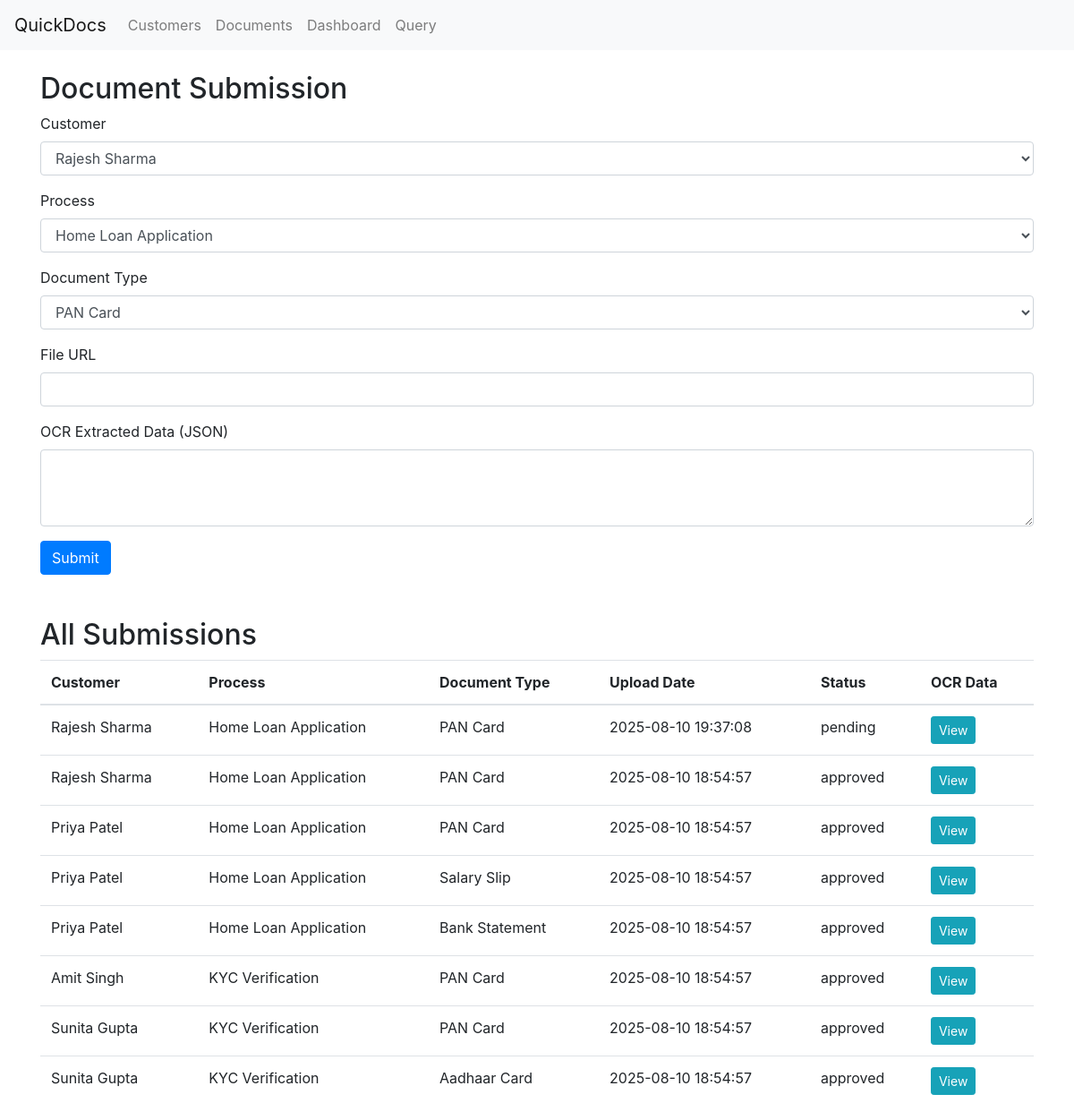
Screenshot of /documents with the database file from the repository.
### tables this page shows
CREATE TABLE document_submissions (
    id INTEGER PRIMARY KEY AUTOINCREMENT,
    customer_id INTEGER,
    process_id INTEGER,
    document_type_id INTEGER,
    upload_date TIMESTAMP DEFAULT CURRENT_TIMESTAMP,
    file_url TEXT,
    ocr_extracted_data TEXT, -- JSON
    validation_status TEXT DEFAULT 'pending',
    FOREIGN KEY (customer_id) REFERENCES customers (id),
    FOREIGN KEY (process_id) REFERENCES processes (id),
    FOREIGN KEY (document_type_id) REFERENCES document_types (id)
);

CREATE TABLE customers (
    id INTEGER PRIMARY KEY AUTOINCREMENT,
    name TEXT NOT NULL,
    email TEXT UNIQUE NOT NULL,
    phone TEXT,
    registration_date TIMESTAMP DEFAULT CURRENT_TIMESTAMP
);

CREATE TABLE processes (
    id INTEGER PRIMARY KEY AUTOINCREMENT,
    name TEXT NOT NULL,
    description TEXT,
    status TEXT DEFAULT 'active',
    created_at TIMESTAMP DEFAULT CURRENT_TIMESTAMP
);

CREATE TABLE document_types (
    id INTEGER PRIMARY KEY AUTOINCREMENT,
    name TEXT NOT NULL,
    description TEXT,
    required_fields TEXT, -- JSON
    created_at TIMESTAMP DEFAULT CURRENT_TIMESTAMP
);

### quickdocs-assessment/app.py (the view, shortened to what this page needs)
@app.route('/documents', methods=['GET', 'POST'])
def documents():
    db = get_db()
    submissions = db.execute('''
        SELECT ds.id, c.name as customer_name, p.name as process_name, dt.name as doc_type_name,
               ds.upload_date, ds.validation_status, ds.ocr_extracted_data
        FROM document_submissions ds
        JOIN customers c ON ds.customer_id = c.id
        JOIN processes p ON ds.process_id = p.id
        JOIN document_types dt ON ds.document_type_id = dt.id
        ORDER BY ds.upload_date DESC
    ''').fetchall()
    customers = db.execute('SELECT id, name FROM customers').fetchall()
    processes = db.execute('SELECT id, name FROM processes').fetchall()
    document_types = db.execute('SELECT id, name FROM document_types').fetchall()
    return render_template('documents.html', submissions=submissions, customers=customers, processes=processes, document_types=document_types)

### quickdocs-assessment/app.py (called while the page is built)
def get_db():
    conn = sqlite3.connect(DATABASE)
    conn.row_factory = sqlite3.Row
    return conn

### quickdocs-assessment/templates/documents.html (shortened to what this page needs)
{% extends 'base.html' %}
{% block content %}
  <h2>Document Submission</h2>
  <form method="post">
    <div class="form-group">
      <label>Customer</label>
      <select name="customer_id" class="form-control" required>
        {% for customer in customers %}
          <option value="{{ customer.id }}">{{ customer.name }}</option>
        {% endfor %}
      </select>
    </div>
    <div class="form-group">
      <label>Process</label>
      <select name="process_id" class="form-control" required>
        {% for process in processes %}
          <option value="{{ process.id }}">{{ process.name }}</option>
        {% endfor %}
      </select>
    </div>
    <div class="form-group">
      <label>Document Type</label>
      <select name="document_type_id" class="form-control" required>
        {% for doc_type in document_types %}
          <option value="{{ doc_type.id }}">{{ doc_type.name }}</option>
        {% endfor %}
      </select>
    </div>
    <div class="form-group">
      <label>File URL</label>
      <input type="text" name="file_url" class="form-control" required>
    </div>
    <div class="form-group">
      <label>OCR Extracted Data (JSON)</label>
      <textarea name="ocr_data" class="form-control" rows="3" required></textarea>
    </div>
    <button type="submit" class="btn btn-primary">Submit</button>
  </form>
  <h2 class="mt-5">All Submissions</h2>
  <table class="table">
    <thead>
      <tr>
        <th>Customer</th>
        <th>Process</th>
        <th>Document Type</th>
        <th>Upload Date</th>
        <th>Status</th>
        <th>OCR Data</th>
      </tr>
    </thead>
    <tbody>
      {% for sub in submissions %}
        <tr>
          <td>{{ sub.customer_name }}</td>
          <td>{{ sub.process_name }}</td>
          <td>{{ sub.doc_type_name }}</td>
          <td>{{ sub.upload_date }}</td>
          <td>{{ sub.validation_status }}</td>
          <td>
            <button type="button" class="btn btn-sm btn-info" data-toggle="modal" data-target="#ocrModal-{{ sub.id }}">
              View
            </button>
          </td>
        </tr>
      {% endfor %}
    </tbody>
  </table>
{% endblock %}

### rows the page displays
document_submissions: customer_name "Rajesh Sharma", process_name "Home Loan Application", doc_type_name "PAN Card", upload_date "2025-08-10 19:37:08", validation_status "pending"
document_submissions: customer_name "Rajesh Sharma", process_name "Home Loan Application", doc_type_name "PAN Card", upload_date "2025-08-10 18:54:57", validation_status "approved"
document_submissions: customer_name "Priya Patel", process_name "Home Loan Application", doc_type_name "PAN Card", upload_date "2025-08-10 18:54:57", validation_status "approved"
document_submissions: customer_name "Priya Patel", process_name "Home Loan Application", doc_type_name "Salary Slip", upload_date "2025-08-10 18:54:57", validation_status "approved"
document_submissions: customer_name "Priya Patel", process_name "Home Loan Application", doc_type_name "Bank Statement", upload_date "2025-08-10 18:54:57", validation_status "approved"
document_submissions: customer_name "Amit Singh", process_name "KYC Verification", doc_type_name "PAN Card", upload_date "2025-08-10 18:54:57", validation_status "approved"
document_submissions: customer_name "Sunita Gupta", process_name "KYC Verification", doc_type_name "PAN Card", upload_date "2025-08-10 18:54:57", validation_status "approved"
document_submissions: customer_name "Sunita Gupta", process_name "KYC Verification", doc_type_name "Aadhaar Card", upload_date "2025-08-10 18:54:57", validation_status "approved"

### other values shown
form field customer_id "Rajesh Sharma"
form field process_id "Home Loan Application"
form field document_type_id "PAN Card"
